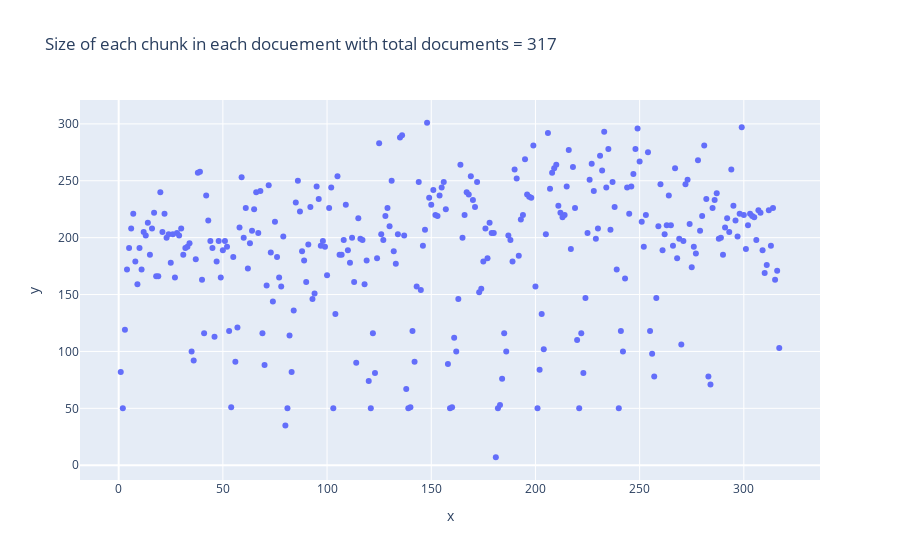

The notebook cell saved with this chart:
### Code cell
import plotly.express as px

len_doc=[]
for i in texts_sample:
    len_doc.append(len(i.page_content))
    
px.scatter(x=range(1,len(len_doc)+1),y=len_doc,title=f'Size of each chunk in each docuement with total documents = {len(len_doc)}')

### Figure 1 — Plotly figure (JSON) as saved in the notebook; plotly's stock layout.template omitted (floating-point values rounded to 4 significant figures; data arrays with more than 128 entries replaced by an {"elided": "..."} marker saying what was removed)
{"data": [{"hovertemplate": "x=%{x}<br>y=%{y}<extra></extra>", "legendgroup": "", "marker": {"color": "#636efa", "symbol": "circle"}, "mode": "markers", "name": "", "orientation": "v", "showlegend": false, "type": "scatter", "x": {"elided": "317 int values"}, "xaxis": "x", "y": {"elided": "317 int values"}, "yaxis": "y"}], "layout": {"legend": {"tracegroupgap": 0}, "title": {"text": "Size of each chunk in each docuement with total documents = 317"}, "xaxis": {"anchor": "y", "domain": [0, 1], "title": {"text": "x"}}, "yaxis": {"anchor": "x", "domain": [0, 1], "title": {"text": "y"}}}}
